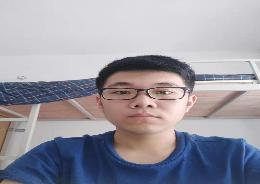
#> input picture PycharmProjects/学习用的/图像处理/111.jpg, 260 x 184 px
$ python face_detect.py 111.jpg
#> lines starting #> are read from the running program, lines starting #| are printed output that depends on the picture; after the words box and inside, x2 and y2 are one past the last pixel; in counts of white or black regions, pixels touching at a corner belong together
import cv2
import sys

# Get user supplied values
imagePath = sys.argv[1]
cascPath = "haarcascade_frontalface_default.xml"

# Create the haar cascade
faceCascade = cv2.CascadeClassifier(cascPath)

# Read the image
image = cv2.imread(imagePath)
#> image is the input picture: shape (184, 260, 3); mean B, G, R 162.2, 152, 154.3
gray = cv2.cvtColor(image, cv2.COLOR_BGR2GRAY)
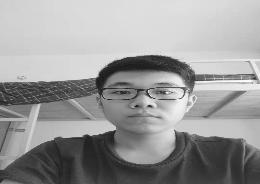
#> gray: shape (184, 260); min 18, max 255, mean 153.9

# Detect faces in the image
faces = faceCascade.detectMultiScale(
    gray,
    scaleFactor=1.1,
    minNeighbors=5,
    minSize=(30, 30),
    flags =cv2.CASCADE_SCALE_IMAGE
)
#> faces = [[102, 64, 72, 72]]

print("Found {0} faces!".format(len(faces)))
#| Found 1 faces!

# Draw a rectangle around the faces
for (x, y, w, h) in faces:
    cv2.rectangle(image, (x, y), (x+w, y+h), (0, 255, 0), 2)
    cropped = image[y:y+h,x:x+w]
    cv2.imshow('ji'+str(x),cropped)
    cv2.waitKey( 0 )
#> this loop made 1 pass
#> pass 1, `cropped = image[y:y+h,x:x+w]`:
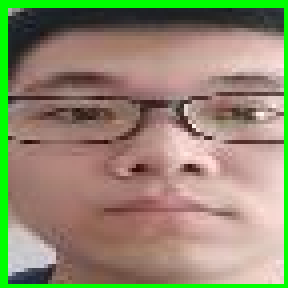
#> cropped: shape (72, 72, 3) (shown 4 times larger); mean B, G, R 110.8, 137.9, 145.1
#> after the loop:
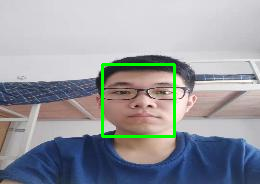
#> image: shape (184, 260, 3); 1.8% of pixels changed, all inside (x1, y1, x2, y2) = (101, 63, 176, 138)
# cv2.imshow("Faces found", image)
# cv2.waitKey(0)
